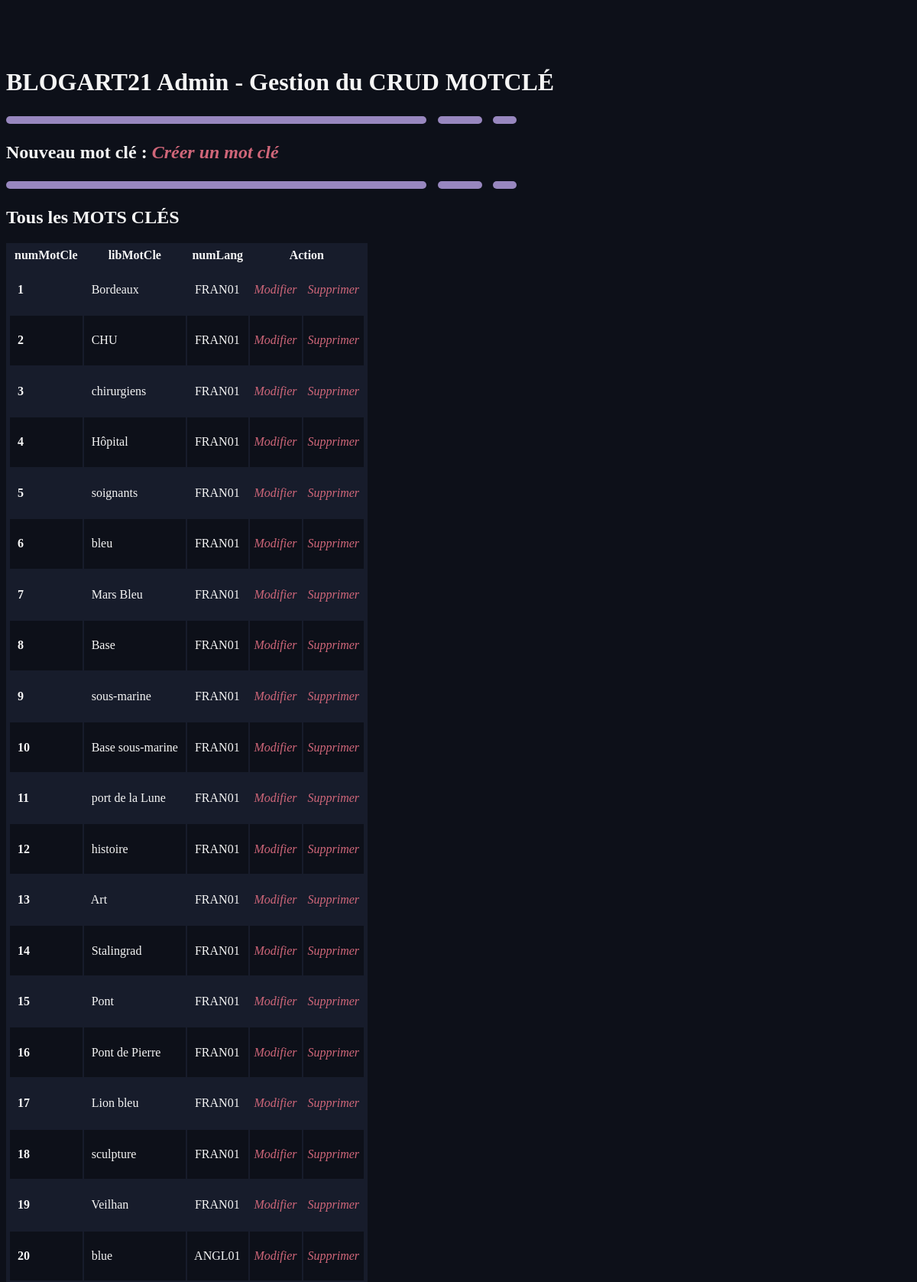
Page /_site/BACK/motcle/motcle.php (upper part) on the committed database.
### tables this page shows
CREATE TABLE `MOTCLE` (
  `numMotCle` int(8) NOT NULL,
  `libMotCle` varchar(60) DEFAULT NULL,
  `numLang` char(8) NOT NULL
);

### _site/CLASS_CRUD/motcle.class.php (called while the page is built, shortened)
<?php
require_once __DIR__ . '../../CONNECT/database.php';
class MOTCLE
{
    function get_AllMotCle()
    {
        global $db;
        $query = 'SELECT * FROM MOTCLE;';
        $result = $db->query($query);
        $allStatuts = $result->fetchAll();
        return ($allStatuts);
    }
}

### _site/back/motCle/motCle.php (the view, shortened to what this page needs)
<?
require_once __DIR__ . '/../../CLASS_CRUD/motcle.class.php';
$monStatutMC = new MOTCLE;
?>
<!DOCTYPE html>
<html lang="fr">
<head>
    <link href="../css/style.css" rel="stylesheet" type="text/css" />
</head>
<body>
<h1>BLOGART21 Admin - Gestion du CRUD MOTCLÉ</h1>
<img class="soulignage2" src="../../front/assets/icons/soulignage.svg"> <br />
<h2>Nouveau mot clé :&nbsp;<a href="./createMotCle.php"><i>Créer un mot clé</i></a></h2>
<img class="soulignage2" src="../../front/assets/icons/soulignage.svg"> <br />
<h2>Tous les MOTS CLÉS</h2>
<table border="3" bgcolor="aliceblue">
<thead>
    <tr>
    <th>&nbsp;numMotCle&nbsp;</th>
        <th>&nbsp;libMotCle&nbsp;</th>
        <th>&nbsp;numLang&nbsp;</th>
        <th colspan="2">&nbsp;Action&nbsp;</th>
    </tr>
</thead>
<tbody>
<?
$allStatuts = $monStatutMC->get_AllMotCle();
foreach($allStatuts as $row) {
?>
    <tr>
    <td><h4>&nbsp; <?= $row["numMotCle"]; ?> &nbsp;</h4></td>
    <td>&nbsp; <?php echo $row["libMotCle"]; ?> &nbsp;</td>
    <td>&nbsp; <?php echo $row["numLang"]; ?> &nbsp;</td>
    <td>&nbsp;<a href="./updateMotCle.php?id=<?=$row["numMotCle"]; ?>"><i>Modifier</i></a>&nbsp;
    <br /></td>
    <td>&nbsp;<a href="./deleteMotCle.php?id=<?=$row["numMotCle"]; ?>"><i>Supprimer</i></a>&nbsp;
    <br /></td>
    </tr>
<?
}
?>
</tbody>
</table>
<br><br>
</body>
</html>

### _site/back/css/style.css (style rules this page uses)
body { background-color: #0D1019; color: #F5F5F5; padding-top: 60px; padding-bottom: 40px; font-family: Gotham Rounded; }
table { background-color: #171c2b; border-color: rgba(255, 255, 0, 0); border-collapse:inherit; box-shadow: 0; }
a { text-decoration: none; font-family: Gotham Rounded; font-style: normal; color: #CF6679; }
tbody tr:nth-child(odd) { background-color:#171c2b; }
tbody tr:nth-child(even) { background-color:#0D1019; }
td { border-color: #171c2b00; }
th { border-color: #171c2b00; }

### rows in the picture
motcle: numMotCle "1", libMotCle "Bordeaux", numLang "FRAN01"
motcle: numMotCle "2", libMotCle "CHU", numLang "FRAN01"
motcle: numMotCle "3", libMotCle "chirurgiens", numLang "FRAN01"
motcle: numMotCle "4", libMotCle "Hôpital", numLang "FRAN01"
motcle: numMotCle "5", libMotCle "soignants", numLang "FRAN01"
motcle: numMotCle "6", libMotCle "bleu", numLang "FRAN01"
motcle: numMotCle "7", libMotCle "Mars Bleu", numLang "FRAN01"
motcle: numMotCle "8", libMotCle "Base", numLang "FRAN01"
motcle: numMotCle "9", libMotCle "sous-marine", numLang "FRAN01"
motcle: numMotCle "10", libMotCle "Base sous-marine", numLang "FRAN01"
motcle: numMotCle "11", libMotCle "port de la Lune", numLang "FRAN01"
motcle: numMotCle "12", libMotCle "histoire", numLang "FRAN01"
motcle: numMotCle "13", libMotCle "Art", numLang "FRAN01"
motcle: numMotCle "14", libMotCle "Stalingrad", numLang "FRAN01"
motcle: numMotCle "15", libMotCle "Pont", numLang "FRAN01"
motcle: numMotCle "16", libMotCle "Pont de Pierre", numLang "FRAN01"
motcle: numMotCle "17", libMotCle "Lion bleu", numLang "FRAN01"
motcle: numMotCle "18", libMotCle "sculpture", numLang "FRAN01"
motcle: numMotCle "19", libMotCle "Veilhan", numLang "FRAN01"
motcle: numMotCle "20", libMotCle "blue", numLang "ANGL01"
